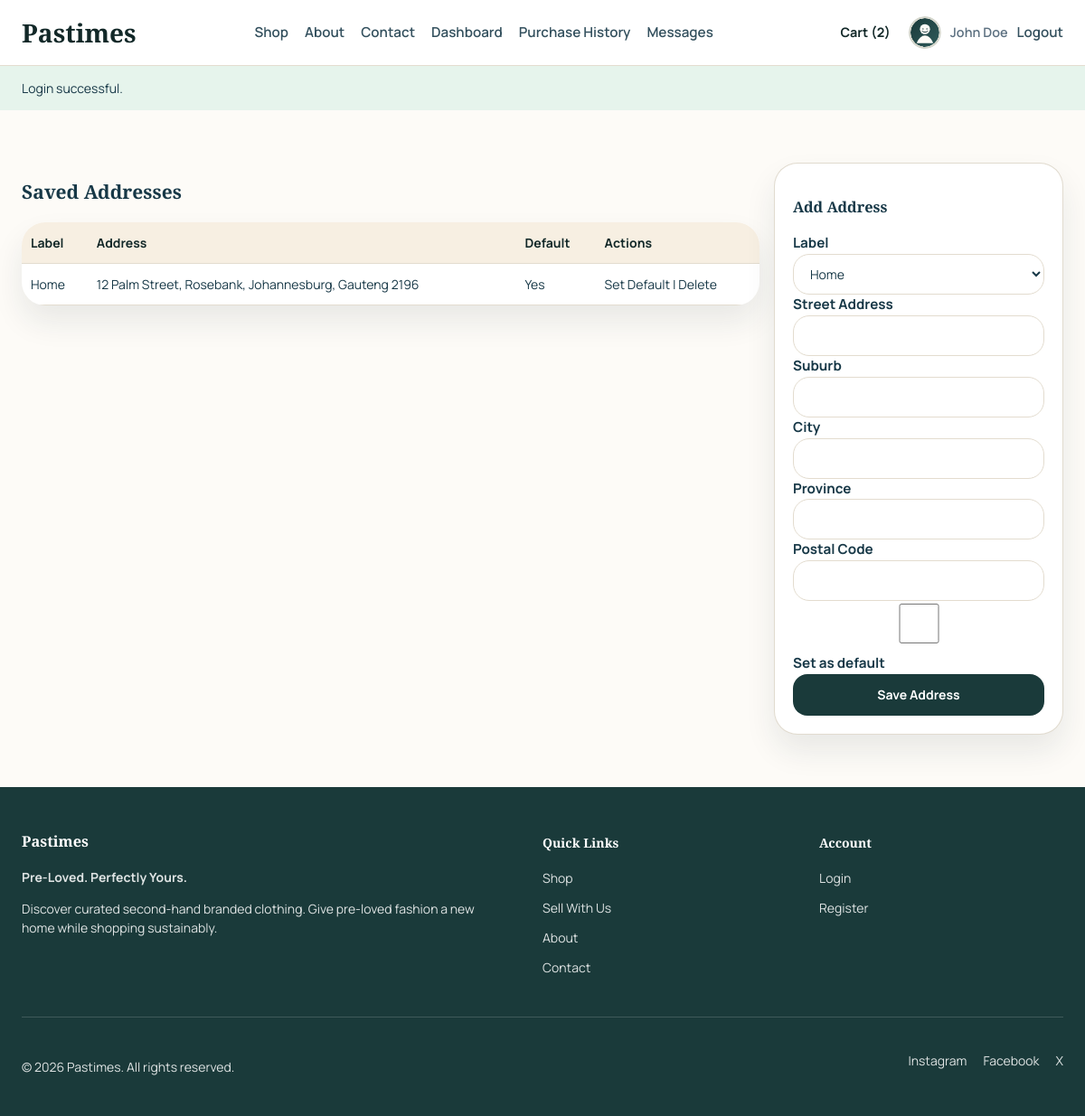
Page /addresses.php (signed in) on the committed database.
### tables this page shows
CREATE TABLE IF NOT EXISTS `tbluser` (
  `user_id` int(11) NOT NULL AUTO_INCREMENT,
  `full_name` varchar(120) NOT NULL,
  `first_name` varchar(60) NOT NULL,
  `last_name` varchar(60) NOT NULL,
  `username` varchar(60) NOT NULL,
  `email` varchar(120) NOT NULL,
  `password_hash` varchar(255) NOT NULL,
  `phone_number` varchar(20) DEFAULT NULL,
  `profile_image_path` varchar(255) DEFAULT NULL,
  `role` enum('customer','seller','admin') NOT NULL DEFAULT 'customer',
  `customer_status` enum('pending','verified','rejected') NOT NULL DEFAULT 'pending',
  `seller_status` enum('none','pending','approved','rejected') NOT NULL DEFAULT 'none',
  `is_active` tinyint(1) NOT NULL DEFAULT 1,
  `created_at` timestamp NOT NULL DEFAULT current_timestamp(),
  `updated_at` timestamp NOT NULL DEFAULT current_timestamp() ON UPDATE current_timestamp(),
  PRIMARY KEY (`user_id`),
  UNIQUE KEY `username` (`username`),
  UNIQUE KEY `email` (`email`)
);

CREATE TABLE IF NOT EXISTS `tbladdress` (
  `address_id` int(11) NOT NULL AUTO_INCREMENT,
  `user_id` int(11) NOT NULL,
  `address_label` enum('Home','Work','Other') NOT NULL,
  `street_address` varchar(150) NOT NULL,
  `suburb` varchar(100) NOT NULL,
  `city` varchar(100) NOT NULL,
  `province` varchar(100) NOT NULL,
  `postal_code` varchar(10) NOT NULL,
  `is_default` tinyint(1) NOT NULL DEFAULT 0,
  `created_at` timestamp NOT NULL DEFAULT current_timestamp(),
  PRIMARY KEY (`address_id`),
  KEY `fk_address_user` (`user_id`)
);

### includes/functions.php (called while the page is built, shortened)
<?php
function app_url(string $path = ''): string
{
    $suffix = ltrim($path, '/');
    $base = defined('APP_URL_BASE') ? APP_URL_BASE : '';
    return $suffix === '' ? ($base ?: '/') : ($base . '/' . $suffix);
}
function e(?string $value): string
{
    return htmlspecialchars((string) $value, ENT_QUOTES, 'UTF-8');
}
function get_flash(): ?array
{
    $flash = $_SESSION['flash'];
    return $flash;
}
function db(): mysqli
{
    static $connection = null;
    if ($connection instanceof mysqli) {
        return $connection;
    }
    $connection = getDBConnection(true);
    return $connection;
}
function bind_params(mysqli_stmt $statement, string $types, array &$params): void
{
    $bindParams = [$types];
    foreach ($params as $key => &$value) {
        $bindParams[] = &$value;
    }
    call_user_func_array([$statement, 'bind_param'], $bindParams);
}
function db_one(string $sql, string $types = '', array $params = []): ?array
{
    $statement = db()->prepare($sql);
    if ($types !== '' && $params !== []) {
        bind_params($statement, $types, $params);
    }
    $statement->execute();
    $result = $statement->get_result();
    $row = $result ? $result->fetch_assoc() : null;
    return $row ?: null;
}
function db_all(string $sql, string $types = '', array $params = []): array
{
    $statement = db()->prepare($sql);
    if ($types !== '' && $params !== []) {
        bind_params($statement, $types, $params);
    }
    $statement->execute();
    $result = $statement->get_result();
    $rows = $result ? $result->fetch_all(MYSQLI_ASSOC) : [];
    return $rows;
}
function current_user(): ?array
{
    return db_one('SELECT * FROM tblUser WHERE user_id = ?', 'i', [(int) $_SESSION['user_id']]);
}
function current_admin(): ?array
{
    if (!isset($_SESSION['admin_id'])) {
        return null;
    }
    return db_one('SELECT * FROM tblAdmin WHERE admin_id = ?', 'i', [(int) $_SESSION['admin_id']]);
}
function require_user_login(): array
{
    $user = current_user();
    return $user;
}
function cart_count(): int
{
    return Cart::getCartCount();
}
function user_avatar_path(array $user): string
{
    $imagePath = str_replace('\\', '/', trim((string) ($user['profile_image_path'] ?? '')));
    return 'assets/images/uploads/default-avatar.svg';
}

### includes/Marketplace.php (called while the page is built, shortened)
<?php
final class Cart
{
    public static function getSessionCart(): array
    {
        $scopeKey = self::cartScopeKey();
        if ($_SESSION['cart_buckets'][$scopeKey] === []) {
            self::loadDatabaseCartIfNeeded();
        }
        return $_SESSION['cart_buckets'][$scopeKey];
    }
    public static function getCartCount(): int
    {
        return array_sum(self::getSessionCart());
    }
    private static function loadDatabaseCartIfNeeded(): void
    {
        $user = current_user();
        $scopeKey = self::cartScopeKey((int) $user['user_id']);
        try {
            $rows = db_all('SELECT clothes_id, quantity FROM tblCartItem WHERE user_id = ? ORDER BY cart_id ASC', 'i', [(int) $user['user_id']]);
            $cart = [];
            foreach ($rows as $row) {
                $cart[(int) $row['clothes_id']] = (int) $row['quantity'];
            }
        } catch (Throwable $exception) {
        }
    }
    private static function saveSessionCart(array $cart, ?string $scopeKey = null): void
    {
        $scopeKey = $scopeKey ?? self::cartScopeKey();
        foreach ($cart as $productId => $quantity) {
            $productId = (int) $productId;
            $quantity = (int) $quantity;
        }
    }
    private static function cartScopeKey(?int $userId = null): string
    {
        if ($userId === null) {
            $currentUser = current_user();
            $userId = (int) ($currentUser['user_id'] ?? 0);
        }
        return $userId > 0 ? 'user_' . $userId : 'guest';
    }
}

### addresses.php (the view, shortened to what this page needs)
<?php
$user = require_user_login();
$addresses = db_all('SELECT * FROM tblAddress WHERE user_id = ? ORDER BY is_default DESC, created_at DESC', 'i', [(int) $user['user_id']]);
require_once __DIR__ . '/includes/header.php';
?>
<section class="section">
    <div class="container split-layout">
        <div class="content-main">
            <h1>Saved Addresses</h1>
            <?php if ($addresses): ?>
                <table>
                    <thead><tr><th>Label</th><th>Address</th><th>Default</th><th>Actions</th></tr></thead>
                    <tbody>
                    <?php foreach ($addresses as $address): ?>
                        <tr>
                            <td><?= e($address['address_label']); ?></td>
                            <td><?= e($address['street_address'] . ', ' . $address['suburb'] . ', ' . $address['city'] . ', ' . $address['province'] . ' ' . $address['postal_code']); ?></td>
                            <td><?= (int) $address['is_default'] === 1 ? 'Yes' : 'No'; ?></td>
                            <td>
                                <a href="<?= e(app_url('addresses.php?default=' . $address['address_id'])); ?>">Set Default</a> |
                                <a href="<?= e(app_url('addresses.php?delete=' . $address['address_id'])); ?>">Delete</a>
                            </td>
                        </tr>
                    <?php endforeach; ?>
                    </tbody>
                </table>
            <?php else: ?>
                <div class="empty-state">No addresses saved yet.</div>
            <?php endif; ?>
        </div>
        <aside class="content-side">
            <div class="form-card">
                <h3>Add Address</h3>
                <form method="post">
                    <label>Label</label>
                    <select name="address_label">
                        <option value="Home">Home</option>
                    </select>
                    <label>Street Address</label>
                    <input name="street_address" required>
                    <label>Suburb</label>
                    <input name="suburb" required>
                    <label>City</label>
                    <input name="city" required>
                    <label>Province</label>
                    <input name="province" required>
                    <label>Postal Code</label>
                    <input name="postal_code" required>
                    <label><input type="checkbox" name="is_default" value="1" style="width:auto;"> Set as default</label>
                    <input type="submit" value="Save Address">
                </form>
            </div>
        </aside>
    </div>
</section>
<?php require_once __DIR__ . '/includes/footer.php'; ?>

### includes/header.php (shortened to what this page needs)
<?php
$user = current_user();
$admin = current_admin();
$flash = get_flash();
$currentPath = basename(parse_url($_SERVER['REQUEST_URI'] ?? '', PHP_URL_PATH) ?: '');
$stylesVersion = @filemtime(__DIR__ . '/../css/styles.css') ?: time();
?>
<!DOCTYPE html>
<html lang="en">
<head>
    <link rel="stylesheet" href="<?= e(app_url('css/styles.css?v=' . $stylesVersion)); ?>">
</head>
<body>
<header class="site-header">
    <div class="container nav-shell">
        <a class="brand-mark" href="<?= e(app_url('index.php')); ?>">Pastimes</a>
        <nav class="site-nav">
            <a class="nav-link<?= $currentPath === 'shop.php' ? ' is-active' : ''; ?>" href="<?= e(app_url('shop.php')); ?>">Shop</a>
            <a class="nav-link<?= $currentPath === 'about.php' ? ' is-active' : ''; ?>" href="<?= e(app_url('about.php')); ?>">About</a>
            <a class="nav-link<?= $currentPath === 'contact.php' ? ' is-active' : ''; ?>" href="<?= e(app_url('contact.php')); ?>">Contact</a>
            <?php if ($user): ?>
                <a class="nav-link<?= $currentPath === 'dashboard.php' ? ' is-active' : ''; ?>" href="<?= e(app_url('dashboard.php')); ?>">Dashboard</a>
                <a class="nav-link<?= $currentPath === 'purchase-history.php' ? ' is-active' : ''; ?>" href="<?= e(app_url('purchase-history.php')); ?>">Purchase History</a>
                <a class="nav-link<?= $currentPath === 'messages.php' ? ' is-active' : ''; ?>" href="<?= e(app_url('messages.php')); ?>">Messages</a>
            <?php endif; ?>
        </nav>
        <div class="nav-actions">
            <a class="cart-link" href="<?= e(app_url('cart.php')); ?>">Cart (<?= e((string) cart_count()); ?>)</a>
            <?php if ($admin): ?>
                <a class="button button-dark button-small admin-top-button" href="<?= e(app_url('admin/index.php')); ?>">Admin Panel</a>
                <a class="button button-light button-small header-action-button" href="<?= e(app_url('admin/messages.php')); ?>">Admin Messages</a>
                <span class="nav-user">Admin <?= e($admin['full_name']); ?></span>
                <a class="nav-link" href="<?= e(app_url('logout.php?scope=admin')); ?>">Logout</a>
            <?php elseif ($user): ?>
                <span class="nav-user nav-user-with-avatar">
                    <span class="nav-avatar-frame">
                        <img class="nav-avatar" src="<?= e(app_url(user_avatar_path($user))); ?>" alt="<?= e($user['full_name']); ?> profile picture">
                    </span>
                    <span><?= e($user['full_name']); ?></span>
                </span>
                <a class="nav-link" href="<?= e(app_url('logout.php')); ?>">Logout</a>
            <?php endif; ?>
        </div>
    </div>
</header>
<?php if ($flash): ?>
    <div class="flash flash-<?= e($flash['type']); ?>">
        <div class="container">
            <?= e($flash['message']); ?>
        </div>
    </div>
<?php endif; ?>
<main class="page-shell">

### css/styles.css (style rules this page uses)
:root { --color-deep-teal: #1A3A3A; --color-deep-teal-strong: #122828; --color-soft-cream: #FDFBF7; --color-soft-band: #f5efe5; --color-sand: #D4A373; --color-sand-dark: #E76F51; --color-border: #e3dccf; --color-text: #173847; --color-muted: #5c7080; --color-white: #ffffff; --shadow-card: 0 18px 34px rgba(21, 46, 52, 0.09); --radius-large: 26px; --radius-medium: 18px; --radius-small: 12px; }
*, *::before, *::after { box-sizing: border-box; }
body { margin: 0; font-family: 'Manrope', sans-serif; font-size: 14px; background: var(--color-soft-cream); color: var(--color-text); line-height: 1.5; overflow-x: hidden; }
img { display: block; max-width: 100%; }
a { color: inherit; text-decoration: none; }
button, input, select, textarea { font: inherit; }
.container { width: min(1280px, calc(100% - 48px)); margin: 0 auto; }
.page-shell { min-height: 60vh; }
.site-header { position: sticky; top: 0; z-index: 40; background: rgba(255, 255, 255, 0.96); border-bottom: 1px solid var(--color-border); backdrop-filter: blur(10px); }
.nav-shell { display: flex; align-items: center; justify-content: space-between; min-height: 72px; gap: 24px; }
.brand-mark, h1, h2, h3, h4 { font-family: 'Playfair Display', serif; }
.brand-mark { font-size: 1.75rem; font-weight: 800; color: var(--color-deep-teal-strong); }
.site-nav, .nav-actions { display: flex; align-items: center; gap: 18px; flex-wrap: wrap; }
.nav-link { font-size: 0.95rem; font-weight: 600; color: var(--color-text); opacity: 0.88; }
.cart-link { font-size: 1.5rem; }
.section { padding: 58px 0; }
.flash { padding: 14px 0; }
.flash-success { background: #e6f4ec; }
label { display: grid; gap: 8px; font-weight: 700; color: var(--color-text); font-size: 0.95rem; }
input, select, textarea { width: 100%; border: 1px solid var(--color-border); border-radius: 18px; min-height: 44px; padding: 11px 14px; background: var(--color-white); color: var(--color-text); }
.nav-user { color: var(--color-muted); font-weight: 600; font-size: 0.9rem; }
.nav-user-with-avatar { display: inline-flex; align-items: center; gap: 10px; }
.nav-avatar-frame { width: 36px !important; height: 36px !important; aspect-ratio: 1 / 1; flex: 0 0 36px !important; display: inline-flex; align-items: center; justify-content: center; border-radius: 50% !important; clip-path: circle(50% at 50% 50%); overflow: hidden !important; background: var(--color-soft-band); border: 2px solid rgba(31, 74, 72, 0.16); }
.nav-avatar { width: 100% !important; height: 100% !important; border-radius: 50% !important; clip-path: circle(50% at 50% 50%); object-fit: cover !important; display: block !important; max-width: none !important; max-height: none !important; background: var(--color-soft-band); }
.nav-actions { gap: 10px; }
.nav-actions .cart-link { min-height: 36px; padding: 0 10px; border-radius: 999px; display: inline-flex; align-items: center; justify-content: center; font-size: 0.9rem; font-weight: 700; color: var(--color-deep-teal-strong); }
button:not(.password-toggle):not(.button-outline), input[type="submit"] { display: inline-flex; align-items: center; justify-content: center; gap: 10px; min-height: 46px; padding: 0 22px; border-radius: 16px; border: 1px solid transparent; background: var(--color-deep-teal); color: var(--color-white); font-weight: 700; cursor: pointer; }
.card, .metric-card, .form-card, .sidebar-card { background: var(--color-white); border: 1px solid rgba(218, 210, 196, 0.8); border-radius: var(--radius-large); box-shadow: var(--shadow-card); }
.metric-card, .form-card, .sidebar-card { padding: 20px; }
.form-row, .table-actions, .split-layout, .summary-grid { display: flex; gap: 16px; }
.form-row > *, .content-main { flex: 1; }
.split-layout { align-items: flex-start; }
.content-side { width: 320px; }
table { width: 100%; border-collapse: collapse; background: var(--color-white); border-radius: var(--radius-large); overflow: hidden; box-shadow: var(--shadow-card); }
th, td { border-bottom: 1px solid var(--color-border); padding: 12px 10px; text-align: left; vertical-align: top; }
th { color: var(--color-deep-teal-strong); background: #f7efe2; }

### rows in the picture
tbluser: full_name "John Doe"
tbladdress: address_label "Home", street_address+suburb+city "12 Palm Street, Rosebank, Johannesburg, Gauteng 2196", is_default "Yes"

### other values in the picture
cart_count() "2"
$flash['message'] "Login successful."
